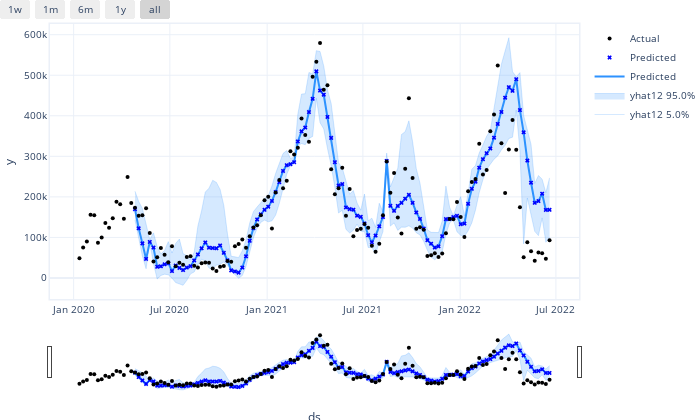

This figure's notebook cell:
### Code cell
q2_n2_ja.highlight_nth_step_ahead_of_each_forecast(12)
q2_n2_ja.plot(q2_forecast)
